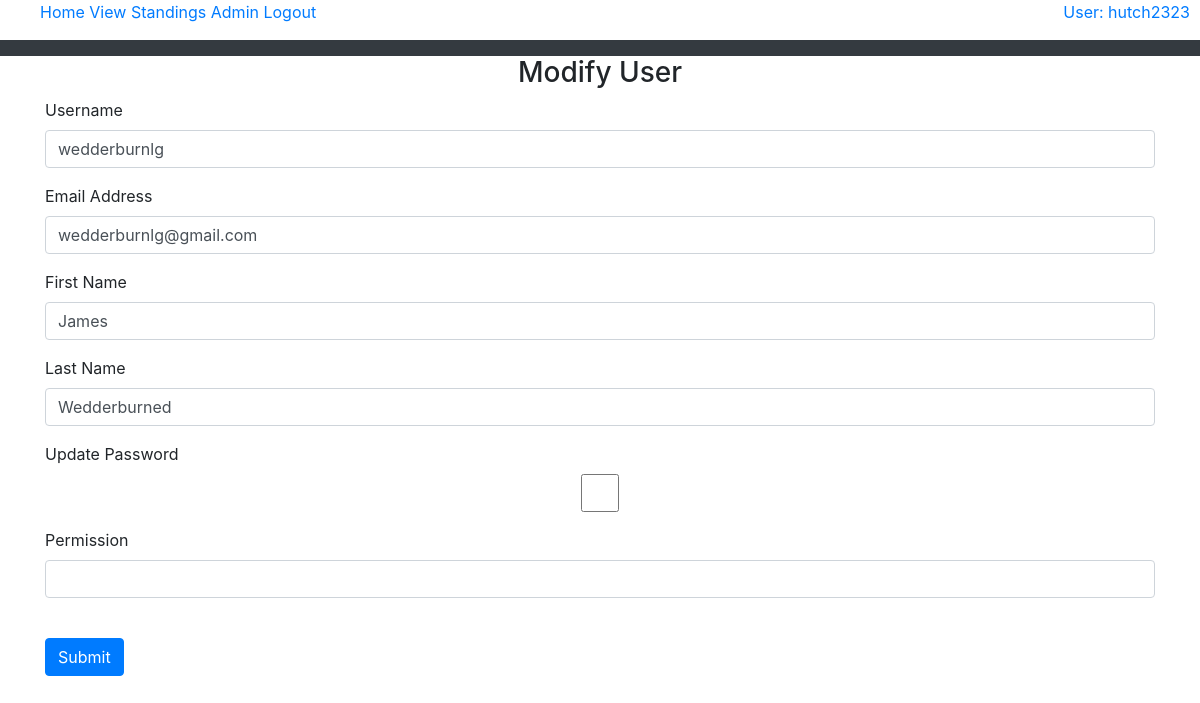
Screenshot of /modifyUser/wedderburnlg (signed in) with the database file from the repository.
### tables this page shows
CREATE TABLE "poolTeams" (
	"teamID"	INTEGER NOT NULL,
	"teamName"	varchar(40) NOT NULL,
	"username"	varchar(30) NOT NULL,
	"player1"	INTEGER NOT NULL,
	"player2"	INTEGER NOT NULL,
	"player3"	INTEGER NOT NULL,
	"player4"	INTEGER NOT NULL,
	"player5"	INTEGER NOT NULL,
	"player6"	INTEGER NOT NULL,
	"player7"	INTEGER NOT NULL,
	"player8"	INTEGER NOT NULL,
	"player9"	INTEGER NOT NULL,
	"player10"	INTEGER NOT NULL,
	"player11"	INTEGER NOT NULL,
	"player12"	INTEGER NOT NULL,
	"player13"	INTEGER NOT NULL,
	"player14"	INTEGER NOT NULL,
	"player15"	INTEGER NOT NULL,
	"player16"	INTEGER NOT NULL,
	"player17"	INTEGER NOT NULL,
	"player18"	INTEGER NOT NULL,
	"player19"	INTEGER NOT NULL,
	"player20"	INTEGER NOT NULL,
	"player21"	INTEGER NOT NULL,
	"teamLogo"	TEXT NOT NULL,
	CONSTRAINT "poolTeams-fk-player15" FOREIGN KEY("player15") REFERENCES "players"("playerID"),
	CONSTRAINT "poolTeams-fk-player6" FOREIGN KEY("player6") REFERENCES "players"("playerID"),
	CONSTRAINT "poolTeams-fk-player11" FOREIGN KEY("player11") REFERENCES "players"("playerID"),
	CONSTRAINT "poolTeams-fk-player1" FOREIGN KEY("player1") REFERENCES "players"("playerID"),
	CONSTRAINT "poolTeams-fk-player3" FOREIGN KEY("player3") REFERENCES "players"("playerID"),
	CONSTRAINT "poolTeams-fk-player12" FOREIGN KEY("player12") REFERENCES "players"("playerID"),
	CONSTRAINT "poolTeams-fk-player20" FOREIGN KEY("player20") REFERENCES "players"("playerID"),
	CONSTRAINT "poolTeams-fk-users" FOREIGN KEY("username") REFERENCES "users"("username"),
	CONSTRAINT "poolTeams-fk-player13" FOREIGN KEY("player13") REFERENCES "players"("playerID"),
	CONSTRAINT "poolTeams-fk-player14" FOREIGN KEY("player14") REFERENCES "players"("playerID"),
	CONSTRAINT "poolTeams-fk-player18" FOREIGN KEY("player18") REFERENCES "players"("playerID"),
	CONSTRAINT "poolTeams-fk-player10" FOREIGN KEY("player10") REFERENCES "players"("playerID"),
	CONSTRAINT "poolTeams-fk-player9" FOREIGN KEY("player9") REFERENCES "players"("playerID"),
	CONSTRAINT "poolTeams-fk-player2" FOREIGN KEY("player2") REFERENCES "players"("playerID"),
	CONSTRAINT "poolTeams-fk-player5" FOREIGN KEY("player5") REFERENCES "players"("playerID"),
	CONSTRAINT "poolTeams-fk-player7" FOREIGN KEY("player7") REFERENCES "players"("playerID"),
	CONSTRAINT "poolTeams-fk-player19" FOREIGN KEY("player19") REFERENCES "players"("playerID"),
	CONSTRAINT "poolTeams-fk-player21" FOREIGN KEY("player21") REFERENCES "players"("playerID"),
	CONSTRAINT "poolTeams-fk-player4" FOREIGN KEY("player4") REFERENCES "players"("playerID"),
	CONSTRAINT "poolTeams-fk-player8" FOREIGN KEY("player8") REFERENCES "players"("playerID"),
	PRIMARY KEY("teamID" AUTOINCREMENT),
	CONSTRAINT "poolTeams-fk-player17" FOREIGN KEY("player17") REFERENCES "players"("playerID"),
	CONSTRAINT "poolTeams-fk-player16" FOREIGN KEY("player16") REFERENCES "players"("playerID")
);

CREATE TABLE "users" (
	"username"	varchar(30) NOT NULL,
	"password"	char(60) NOT NULL,
	"firstName"	varchar(50) NOT NULL,
	"lastName"	varchar(50) NOT NULL,
	"emailAddress"	varchar(255) NOT NULL, permission TEXT,
	PRIMARY KEY("username")
);

### application.py (the view)
@app.route("/modifyUser/<username>")
def modifyUser(username):
    if ("permission" in session) and (session["permission"] == "admin"):
        db.connect()
        user = db.getUserInfo(username)
        return render_template("modifyUser.html", userToModify=user, username=getUserInfo(),
                               permission=getUserPermission(), userTeamID=getUserTeamID())
    elif "username" in session:
        if session["username"] == username:
            db.connect()
            user = db.getUserInfo(session["username"])
            return render_template("modifyUser.html", userToModify=user, username=getUserInfo(),
                                   permission=getUserPermission(), userTeamID=getUserTeamID())
    return redirect(url_for('index'))

### application.py (called while the page is built)
def userTeam():
    while (True):
        try:
            db.connect()
            username = None
            teamInPool = False
            if "username" in session:
                username = session["username"]
                if (db.checkForUserInPool(username)):
                    teamInPool = True
            return teamInPool
        except sqlite3.ProgrammingError:
            db.close()

def getUserTeamID():
    while (True):
        try:
            db.connect()
            username = None
            teamID = None
            if(userTeam()):
                username = session["username"]
                teamID = db.getUserPoolTeamID(username)
            return teamID
        except sqlite3.ProgrammingError:
            db.close()

def getUserInfo():
    username = None
    if "username" in session:
        username = session["username"]
    return username

def getUserPermission():
    permission = None
    if "permission" in session:
        permission = session["permission"]
    return permission

### db.py (called while the page is built, shortened)
def connect():
    global conn

def getUserInfo(username):
    sql = '''Select * from users
                    where username = ?'''
    try:
        with closing(conn.cursor()) as c:
            c.execute(sql, (username,))
            results = c.fetchall()
            for row in results:
                user = User(username=row[0], password=row[1], firstName=row[2], lastName=row[3], emailAddress=row[4],
                            permission=row[5])
            return user
    except sqlite3.OperationalError as e:
        print("Error: Database could not be read. Program closing")
        print(e)

def checkForUserInPool(username):
    sql = '''Select * from poolTeams
                        where username = ?'''
    try:
        with closing(conn.cursor()) as c:
            c.execute(sql, (username,))
            results = c.fetchone()
            if (results):
                return True
            else:
                return False
    except sqlite3.OperationalError as e:
        print("Error: Database could not be read. Program closing")
        print(e)

def getUserPoolTeamID(username):
    sql = '''Select teamID from poolTeams
                        where username = ?'''
    try:
        with closing(conn.cursor()) as c:
            c.execute(sql, (username,))
            result = c.fetchone()
            return result[0]
    except sqlite3.OperationalError as e:
        print("Error: Database could not be read. Program closing")
        print(e)

### templates/modifyUser.html (shortened to what this page needs)
{% extends "base.html" %}
{% block content %}
    <form method="POST">
      <h3 align="center">Modify User</h3>
      <div class="form-group">
        <label for="userName">Username</label>
        <input
          type="text"
          class="form-control"
          id="userName"
          name="userName"
          {% if 'userName' in form %}
              value="{{form['userName']}}"
          {% else %}
            value="{{userToModify.username}}"
          {% endif %}
        />
      </div>
      <div class="form-group">
        <label for="email">Email Address</label>
        <input
          type="email"
          class="form-control"
          id="email"
          name="email"
          {% if 'email' in form %}
              value="{{form['email']}}"
          {% else %}
            value="{{userToModify.emailAddress}}"
          {% endif %}
        />
      </div>
      <div class="form-group">
        <label for="firstName">First Name</label>
        <input
          type="text"
          class="form-control"
          id="firstName"
          name="firstName"
          {% if 'firstName' in form %}
            value="{{form['firstName']}}"
          {% else %}
            value="{{userToModify.firstName}}"
          {% endif %}
        />
      </div>
      <div class="form-group">
        <label for="lastName">Last Name</label>
        <input
          type="text"
          class="form-control"
          id="lastName"
          name="lastName"
          {% if 'lastName' in form %}
            value="{{form['lastName']}}"
          {% else %}
            value="{{userToModify.lastName}}"
          {% endif %}
        />
      </div>
      <div class="form-group">
        <label for="updatePassword">Update Password</label>
        <input
          type="checkbox"
          class="form-control"
          id="updatePassword"
          name="updatePassword"
        />
      </div>
      {% if permission == "admin" %}
        <div class="form-group">
          <label for="permission">Permission</label>
          <input
            type="text"
            class="form-control"
            id="permission"
            name="permission"
            {% if 'permission' in form %}
              value="{{form['permission']}}"
            {% else %}
              value="{{userToModify.permission}}"
            {% endif %}
            />
        </div>
      {% endif %}
      <br />
      <button id="submit" type="submit" class="btn btn-primary">Submit</button>
    </form>
{% endblock %}

### templates/base.html (shortened to what this page needs)
<!DOCTYPE html>
<html>
  <head>
    <link
      rel="stylesheet"
      href="https://stackpath.bootstrapcdn.com/bootstrap/4.4.1/css/bootstrap.min.css"
/>
    <link
      rel="stylesheet"
      href="https://stackpath.bootstrapcdn.com/font-awesome/4.7.0/css/font-awesome.min.css"
/>
  </head>
  <body>
    <ul>
        <a href="{{ url_for('index') }}">Home</a>
    <a href="{{ url_for('teamStandings') }}">View Standings</a>
    {% if username is none %}
        <a href="{{ url_for('login') }}">Login/Sign Up</a>
    {% else %}
        {% if permission == "admin" %}
            <a href="{{ url_for('admin') }}">Admin</a>
        {% endif %}
        <a href="{{ url_for('logout') }}">Logout</a>
        <div id="userOptions" display="block" style="float: right; padding-right: 10px">
            <a id="username" href="{{ url_for('modifyUser', username=username) }}">User: {{ username }}</a>
        </div>
    {% endif %}
    </ul>
    <nav class="navbar navbar-expand-lg navbar-dark bg-dark">
    </nav>
    <div class="container">{% block content %} {% endblock %}</div>
  </body>
</html>

### rows the page displays
poolTeams: username "hutch2323"
users: userName "wedderburnlg", email "wedderburnlg@gmail.com", firstName "James", lastName "Wedderburned"
